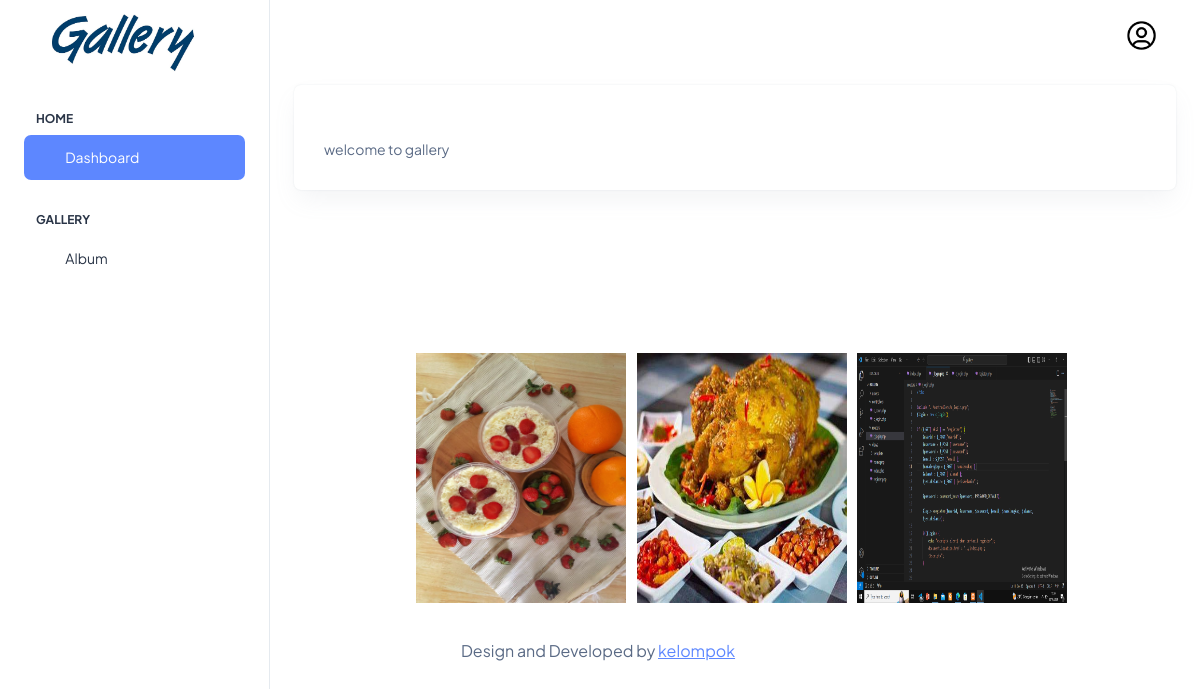
Before: /views/home.php (signed in) with the older database file.
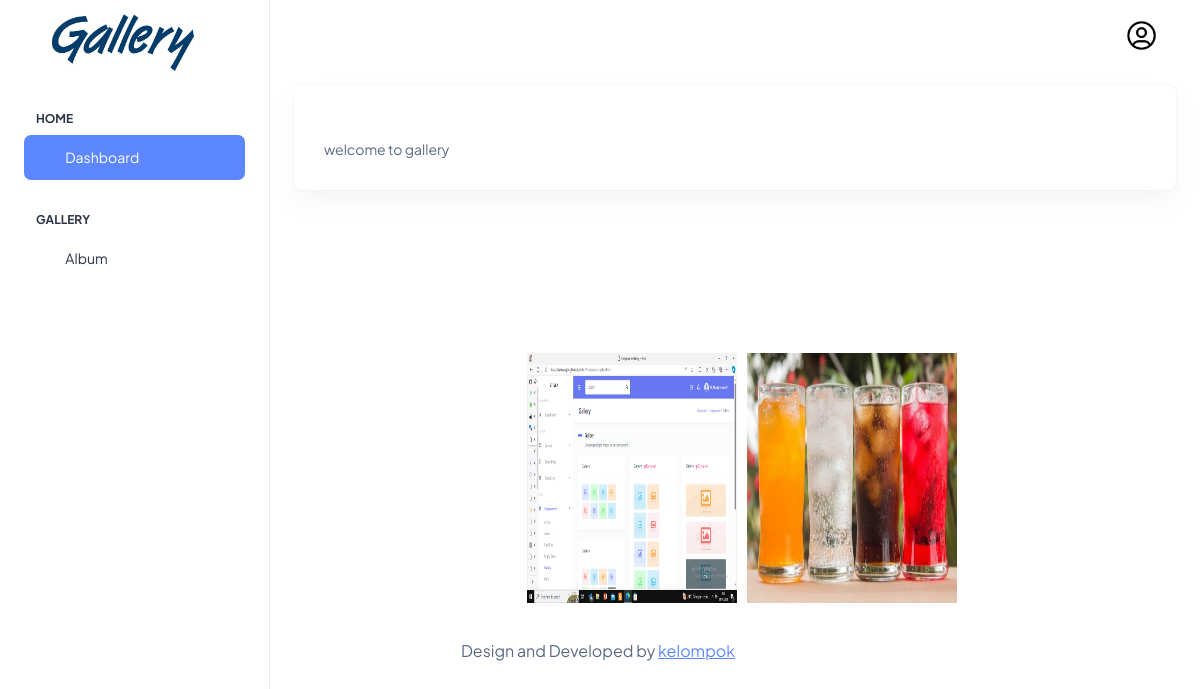
After: the same page with the newer database file.
### tables this page shows
CREATE TABLE `foto` (
  `fotoid` int(11) NOT NULL,
  `judulfoto` varchar(255) NOT NULL,
  `deskripsifoto` text NOT NULL,
  `tanggalunggah` datetime NOT NULL,
  `lokasifile` text NOT NULL,
  `albumid` int(11) NOT NULL,
  `userid` int(11) NOT NULL
);

### controllers/c_conn.php (called while the page is built)
<?php
class c_conn {
    public function conn() {
        $conn = mysqli_connect("localhost", "root", "", "gallery");
        return $conn;
    }
}

### controllers/c_foto.php (called while the page is built, shortened)
<?php
include_once "c_conn.php";
class c_foto{
    public function home(){
        $conn = new c_conn();
        $query = "SELECT * FROM foto";
        $data = mysqli_query($conn->conn(), $query);
        while ($row = mysqli_fetch_object($data)) {
            $rows[] = $row;
        }
        if (!empty($rows)) {
            return $rows;
        }
    }
}
?>

### views/home.php (the view, shortened to what this page needs)
<?php
include_once "template/header.php";
include_once "template/sidebar.php";
include_once "../controllers/c_foto.php";
$home = new c_foto();
?>
<div class="container-fluid">
        <div class="card">
            <div class="card-body">
                <p class="mb-0">welcome to gallery </p>
            </div>
          </div>
        </div>
            <div class="row gy-4 container-fluid justify-content-center">
            <?php if (empty($home->home())) {
          echo'<h3 class="text-secondary"> tidak ada postingan';
        }else{ ?>
                <?php foreach($home->home() as $baru) : ?>
                    <div class="col-xl-3 col-lg-4 col-md-6">
                        <div class="gallery-item h-100">
                        <a href="dfoto.php?fotoid=<?= $baru->fotoid ?>"><img src="../assets/images/<?= $baru->lokasifile ?>" class="img" height="250px" width="210px" ></a>
            </div>
          </div>
          <?php endforeach; ?>
          <?php } ?>
        </div>
      </div>
<?php
include_once "template/footer.php";
?>

### views/template/header.php (shortened to what this page needs)
<!doctype html>
<html lang="en">
<head>
  <link rel="stylesheet" href="../assets/css/styles.min.css" />
</head>

### views/template/sidebar.php (shortened to what this page needs)
<body>
  <div class="page-wrapper" id="main-wrapper" data-layout="vertical" data-navbarbg="skin6" data-sidebartype="full"
    data-sidebar-position="fixed" data-header-position="fixed">
    <aside class="left-sidebar">
      <div>
        <div class="brand-logo d-flex align-items-center justify-content-between">
          <a href="" class="text-nowrap logo-img">
            <img src="../assets/images/logos/gallery.jpg" width="190" alt="" />
          </a>
        </div>
        <nav class="sidebar-nav scroll-sidebar" data-simplebar="">
          <ul id="sidebarnav">
            <li class="nav-small-cap">
              <span class="hide-menu">Home</span>
            </li>
            <li class="sidebar-item">
              <a class="sidebar-link" href="home.php" aria-expanded="false">
                <span>
                  <i class="ti ti-layout-dashboard"></i>
                </span>
                <span class="hide-menu">Dashboard</span>
              </a>
            </li>
            <li class="nav-small-cap">
              <span class="hide-menu">Gallery</span>
            </li>
            <li class="sidebar-item">
              <a class="sidebar-link" href="album.php" aria-expanded="false">
                <span>
                  <i class="ti ti-album"></i>
                </span>
                <span class="hide-menu">Album</span>
              </a>
            </li>
          <div class="unlimited-access hide-menu  position-relative mb-7 mt-5 rounded">
          </div>
        </nav>
      </div>
    </aside>
     <div class="body-wrapper">
      <header class="app-header">
        <nav class="navbar navbar-expand-lg navbar-light">
          <div class="navbar-collapse justify-content-end px-0" id="navbarNav">
            <ul class="navbar-nav flex-row ms-auto align-items-center justify-content-end">
              <li class="nav-item dropdown">
                <a class="nav-link nav-icon-hover" href="javascript:void(0)" id="drop2" data-bs-toggle="dropdown"
                  aria-expanded="false">
                  <img src="../assets/images/profile/usercircle.png" alt="" width="35" height="35" class="rounded-circle">
                </a>
              </li>
            </ul>
          </div>
        </nav>
      </header>

### views/template/footer.php (shortened to what this page needs)
<div class="py-6 px-6 text-center">
          <p class="mb-0 fs-4">Design and Developed by <a href="https://adminmart.com/" target="_blank" class="pe-1 text-primary text-decoration-underline">kelompok</a>
        </div>
      </div>
</body>

Changed rows visible on the page:
removed foto: lokasifile (picture)
removed foto: lokasifile (picture)
removed foto: lokasifile (picture)
added foto: lokasifile (picture)
added foto: lokasifile (picture)
